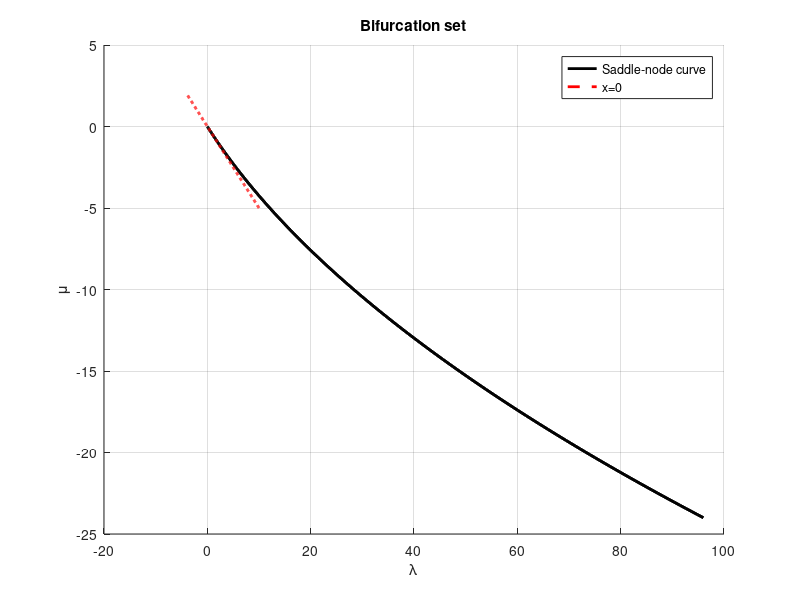
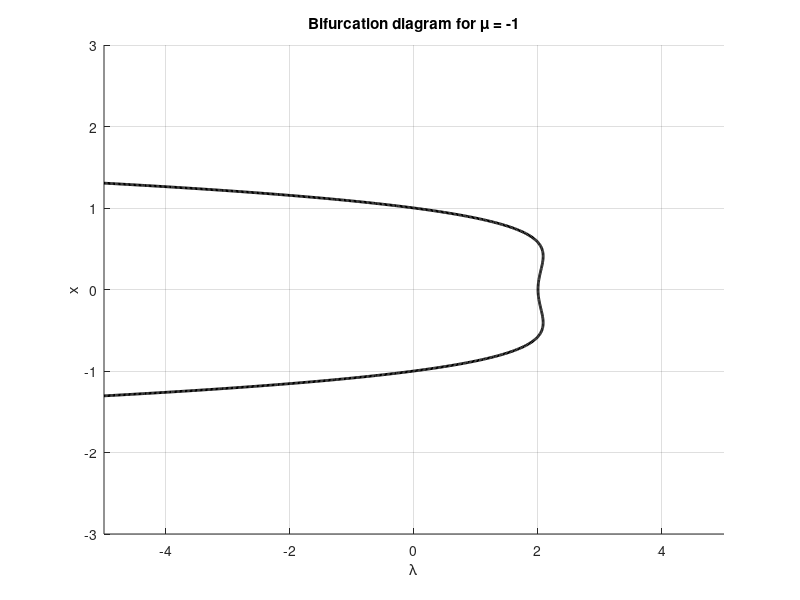
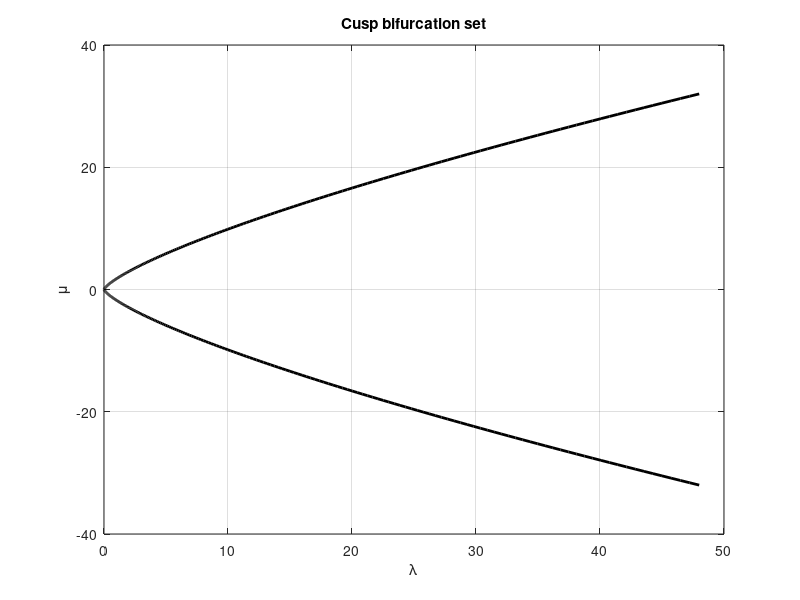
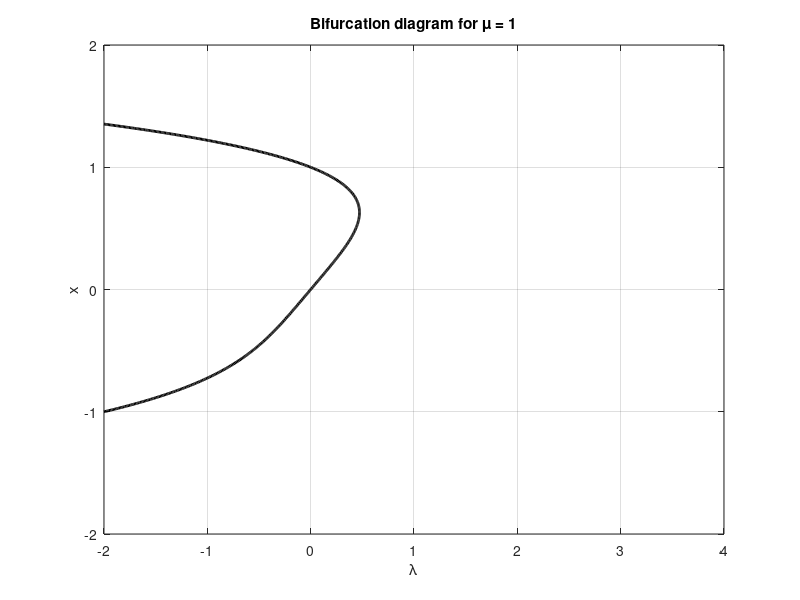

MATLAB code for these plots, in order:
clear; clc; clf; tic;


x = linspace(-2,2,500);

mu1 = -6*x.^2;
lambda1 = 12*x.^2 + 3*x.^4;

mu2 = linspace(-5,2,500);
lambda2 = -2*mu2;

figure(1); hold on; grid on;
plot(lambda1,mu1,'k','LineWidth',2);
plot(lambda2,mu2,'r--','LineWidth',2);

xlabel('\lambda'); ylabel('\mu');
title('Bifurcation set');
legend('Saddle-node curve','x=0');

mu = -1;
lambda = linspace(-5,5,500);

x = linspace(-3,3,600);
[Lam,X] = meshgrid(lambda,x);
F = Lam + 2*mu + mu*X.^2 + 3*X.^4;

figure(2); hold on; grid on;
contour(Lam,X,F,[0 0],'k','LineWidth',2);
xlabel('\lambda'); ylabel('x');
title('Bifurcation diagram for \mu = -1');

x = linspace(-2,2,500);

mu = 4*x.^3;
lambda = 3*x.^4;

figure(3); 
plot(lambda,mu,'k','LineWidth',2);
grid on;
xlabel('\lambda'); ylabel('\mu');
title('Cusp bifurcation set');

mu = 1;
lambda = linspace(-2,4,500);
x = linspace(-2,2,600);

[Lam,X] = meshgrid(lambda,x);
F = Lam - mu*X + X.^4;

figure(4);
contour(Lam,X,F,[0 0],'k','LineWidth',2);
xlabel('\lambda'); ylabel('x'); grid on;
title('Bifurcation diagram for \mu = 1');

x = linspace(-2,0,500);
mu = 1;   % fix μ

lambda = 1./(x + mu).^2;

figure(5); 
plot(lambda,x,'k','LineWidth',2)

xlabel('\lambda'); ylabel('x');grid on;
title('Saddle-node bifurcation');

mu = 1;
lambda = linspace(0.1,5,500);
x = linspace(-20,20,800);

[Lam,X] = meshgrid(lambda,x);
F = 1./(X + Lam*mu) + Lam.*X - 2;

figure(6); 
contour(Lam,X,F,[0 0],'k','LineWidth',2);
xlabel('\lambda'); ylabel('x');grid on;
title('Bifurcation diagram for \mu = 1');